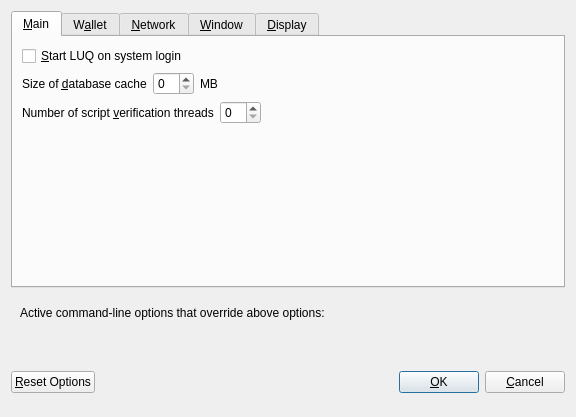
<?xml version="1.0" encoding="UTF-8"?>
<ui version="4.0">
 <class>OptionsDialog</class>
 <widget class="QDialog" name="OptionsDialog">
  <property name="geometry">
   <rect>
    <x>0</x>
    <y>0</y>
    <width>576</width>
    <height>417</height>
   </rect>
  </property>
  <property name="windowTitle">
   <string>Options</string>
  </property>
  <property name="modal">
   <bool>true</bool>
  </property>
  <layout class="QVBoxLayout" name="verticalLayout">
   <item>
    <widget class="QTabWidget" name="tabWidget">
     <property name="currentIndex">
      <number>0</number>
     </property>
     <widget class="QWidget" name="tabMain">
      <attribute name="title">
       <string>&amp;Main</string>
      </attribute>
      <layout class="QVBoxLayout" name="verticalLayout_Main">
       <item>
        <widget class="QCheckBox" name="bitcoinAtStartup">
         <property name="toolTip">
          <string>Automatically start LUQ after logging in to the system.</string>
         </property>
         <property name="text">
          <string>&amp;Start LUQ on system login</string>
         </property>
        </widget>
       </item>
       <item>
        <layout class="QHBoxLayout" name="horizontalLayout_2_Main">
         <item>
          <widget class="QLabel" name="databaseCacheLabel">
           <property name="text">
            <string>Size of &amp;database cache</string>
           </property>
           <property name="textFormat">
            <enum>Qt::PlainText</enum>
           </property>
           <property name="buddy">
            <cstring>databaseCache</cstring>
           </property>
          </widget>
         </item>
         <item>
          <widget class="QSpinBox" name="databaseCache"/>
         </item>
         <item>
          <widget class="QLabel" name="databaseCacheUnitLabel">
           <property name="text">
            <string>MB</string>
           </property>
           <property name="textFormat">
            <enum>Qt::PlainText</enum>
           </property>
          </widget>
         </item>
         <item>
          <spacer name="horizontalSpacer_2_Main">
           <property name="orientation">
            <enum>Qt::Horizontal</enum>
           </property>
           <property name="sizeHint" stdset="0">
            <size>
             <width>40</width>
             <height>20</height>
            </size>
           </property>
          </spacer>
         </item>
        </layout>
       </item>
       <item>
        <layout class="QHBoxLayout" name="horizontalLayout_3_Main">
         <item>
          <widget class="QLabel" name="threadsScriptVerifLabel">
           <property name="text">
            <string>Number of script &amp;verification threads</string>
           </property>
           <property name="textFormat">
            <enum>Qt::PlainText</enum>
           </property>
           <property name="buddy">
            <cstring>threadsScriptVerif</cstring>
           </property>
          </widget>
         </item>
         <item>
          <widget class="QSpinBox" name="threadsScriptVerif">
           <property name="toolTip">
            <string>(0 = auto, &lt;0 = leave that many cores free)</string>
           </property>
          </widget>
         </item>
         <item>
          <spacer name="horizontalSpacer_3_Main">
           <property name="orientation">
            <enum>Qt::Horizontal</enum>
           </property>
           <property name="sizeHint" stdset="0">
            <size>
             <width>40</width>
             <height>20</height>
            </size>
           </property>
          </spacer>
         </item>
        </layout>
       </item>
       <item>
        <spacer name="verticalSpacer_Main">
         <property name="orientation">
          <enum>Qt::Vertical</enum>
         </property>
         <property name="sizeHint" stdset="0">
          <size>
           <width>20</width>
           <height>40</height>
          </size>
         </property>
        </spacer>
       </item>
      </layout>
     </widget>
     <widget class="QWidget" name="tabWallet">
      <attribute name="title">
       <string>W&amp;allet</string>
      </attribute>
      <layout class="QVBoxLayout" name="verticalLayout_Wallet">
       <item>
        <widget class="QGroupBox" name="groupBox">
         <property name="title">
          <string>Expert</string>
         </property>
         <layout class="QVBoxLayout" name="verticalLayout_2">
          <item>
           <widget class="QCheckBox" name="coinControlFeatures">
            <property name="toolTip">
             <string>Whether to show coin control features or not.</string>
            </property>
            <property name="text">
             <string>Enable coin &amp;control features</string>
            </property>
           </widget>
          </item>
          <item>
           <widget class="QCheckBox" name="showMasternodesTab">
            <property name="toolTip">
             <string>Show additional tab listing all your masternodes in first sub-tab&lt;br/&gt;and all masternodes on the network in second sub-tab.</string>
            </property>
            <property name="text">
             <string>Show Masternodes Tab</string>
            </property>
           </widget>
          </item>
          <item>
           <widget class="QCheckBox" name="spendZeroConfChange">
            <property name="toolTip">
             <string>If you disable the spending of unconfirmed change, the change from a transaction&lt;br/&gt;cannot be used until that transaction has at least one confirmation.&lt;br/&gt;This also affects how your balance is computed.</string>
            </property>
            <property name="text">
             <string>&amp;Spend unconfirmed change</string>
            </property>
           </widget>
          </item>
         </layout>
        </widget>
       </item>
       <item>
        <spacer name="verticalSpacer_Wallet">
         <property name="orientation">
          <enum>Qt::Vertical</enum>
         </property>
         <property name="sizeHint" stdset="0">
          <size>
           <width>20</width>
           <height>40</height>
          </size>
         </property>
        </spacer>
       </item>
      </layout>
     </widget>
     <widget class="QWidget" name="tabNetwork">
      <attribute name="title">
       <string>&amp;Network</string>
      </attribute>
      <layout class="QVBoxLayout" name="verticalLayout_Network">
       <item>
        <widget class="QCheckBox" name="mapPortUpnp">
         <property name="toolTip">
          <string>Automatically open the LUQ client port on the router. This only works when your router supports UPnP and it is enabled.</string>
         </property>
         <property name="text">
          <string>Map port using &amp;UPnP</string>
         </property>
        </widget>
       </item>
       <item>
        <widget class="QCheckBox" name="allowIncoming">
         <property name="toolTip">
          <string>Accept connections from outside</string>
         </property>
         <property name="text">
          <string>Allow incoming connections</string>
         </property>
        </widget>
       </item>
       <item>
        <widget class="QCheckBox" name="connectSocks">
         <property name="toolTip">
          <string>Connect to the LUQ network through a SOCKS5 proxy.</string>
         </property>
         <property name="text">
          <string>&amp;Connect through SOCKS5 proxy (default proxy):</string>
         </property>
        </widget>
       </item>
       <item>
        <layout class="QHBoxLayout" name="horizontalLayout_1_Network">
         <item>
          <widget class="QLabel" name="proxyIpLabel">
           <property name="text">
            <string>Proxy &amp;IP:</string>
           </property>
           <property name="textFormat">
            <enum>Qt::PlainText</enum>
           </property>
           <property name="buddy">
            <cstring>proxyIp</cstring>
           </property>
          </widget>
         </item>
         <item>
          <widget class="QValidatedLineEdit" name="proxyIp">
           <property name="minimumSize">
            <size>
             <width>140</width>
             <height>0</height>
            </size>
           </property>
           <property name="maximumSize">
            <size>
             <width>140</width>
             <height>16777215</height>
            </size>
           </property>
           <property name="toolTip">
            <string>IP address of the proxy (e.g. IPv4: 127.0.0.1 / IPv6: ::1)</string>
           </property>
          </widget>
         </item>
         <item>
          <widget class="QLabel" name="proxyPortLabel">
           <property name="text">
            <string>&amp;Port:</string>
           </property>
           <property name="textFormat">
            <enum>Qt::PlainText</enum>
           </property>
           <property name="buddy">
            <cstring>proxyPort</cstring>
           </property>
          </widget>
         </item>
         <item>
          <widget class="QLineEdit" name="proxyPort">
           <property name="minimumSize">
            <size>
             <width>55</width>
             <height>0</height>
            </size>
           </property>
           <property name="maximumSize">
            <size>
             <width>55</width>
             <height>16777215</height>
            </size>
           </property>
           <property name="toolTip">
            <string>Port of the proxy (e.g. 9050)</string>
           </property>
          </widget>
         </item>
         <item>
          <spacer name="horizontalSpacer_1_Network">
           <property name="orientation">
            <enum>Qt::Horizontal</enum>
           </property>
           <property name="sizeHint" stdset="0">
            <size>
             <width>40</width>
             <height>20</height>
            </size>
           </property>
          </spacer>
         </item>
        </layout>
       </item>
       <item>
        <spacer name="verticalSpacer_Network">
         <property name="orientation">
          <enum>Qt::Vertical</enum>
         </property>
         <property name="sizeHint" stdset="0">
          <size>
           <width>20</width>
           <height>40</height>
          </size>
         </property>
        </spacer>
       </item>
      </layout>
     </widget>
     <widget class="QWidget" name="tabWindow">
      <attribute name="title">
       <string>&amp;Window</string>
      </attribute>
      <layout class="QVBoxLayout" name="verticalLayout_Window">
       <item>
        <widget class="QCheckBox" name="minimizeToTray">
         <property name="toolTip">
          <string>Show only a tray icon after minimizing the window.</string>
         </property>
         <property name="text">
          <string>&amp;Minimize to the tray instead of the taskbar</string>
         </property>
        </widget>
       </item>
       <item>
        <widget class="QCheckBox" name="minimizeOnClose">
         <property name="toolTip">
          <string>Minimize instead of exit the application when the window is closed. When this option is enabled, the application will be closed only after selecting Quit in the menu.</string>
         </property>
         <property name="text">
          <string>M&amp;inimize on close</string>
         </property>
        </widget>
       </item>
       <item>
        <spacer name="verticalSpacer_Window">
         <property name="orientation">
          <enum>Qt::Vertical</enum>
         </property>
         <property name="sizeHint" stdset="0">
          <size>
           <width>20</width>
           <height>40</height>
          </size>
         </property>
        </spacer>
       </item>
      </layout>
     </widget>
     <widget class="QWidget" name="tabDisplay">
      <attribute name="title">
       <string>&amp;Display</string>
      </attribute>
      <layout class="QVBoxLayout" name="verticalLayout_Display">
       <item>
        <layout class="QHBoxLayout" name="horizontalLayout_1_Display">
         <item>
          <widget class="QLabel" name="langLabel">
           <property name="text">
            <string>User Interface &amp;language:</string>
           </property>
           <property name="textFormat">
            <enum>Qt::PlainText</enum>
           </property>
           <property name="buddy">
            <cstring>lang</cstring>
           </property>
          </widget>
         </item>
         <item>
          <widget class="QValueComboBox" name="lang">
           <property name="toolTip">
            <string>The user interface language can be set here. This setting will take effect after restarting LUQ.</string>
           </property>
          </widget>
         </item>
        </layout>
       </item>
       <item>
        <widget class="QLabel" name="label_3">
         <property name="toolTip">
          <string notr="true"/>
         </property>
         <property name="statusTip">
          <string notr="true"/>
         </property>
         <property name="whatsThis">
          <string notr="true"/>
         </property>
         <property name="accessibleName">
          <string notr="true"/>
         </property>
         <property name="text">
          <string>Language missing or translation incomplete? Help contributing translations here:
https://www.transifex.com/luq-project/luq-project-translations</string>
         </property>
         <property name="wordWrap">
          <bool>true</bool>
         </property>
         <property name="openExternalLinks">
          <bool>true</bool>
         </property>
         <property name="textInteractionFlags">
          <set>Qt::TextBrowserInteraction</set>
         </property>
        </widget>
       </item>
       <item>
        <layout class="QHBoxLayout" name="horizontalLayout_4_Display" stretch="0,0">
         <item>
          <widget class="QLabel" name="themeLabel">
           <property name="text">
            <string>User Interface Theme:</string>
           </property>
          </widget>
         </item>
         <item>
          <widget class="QValueComboBox" name="theme"/>
         </item>
        </layout>
       </item>
       <item>
        <widget class="Line" name="line">
         <property name="orientation">
          <enum>Qt::Horizontal</enum>
         </property>
        </widget>
       </item>
       <item>
        <layout class="QHBoxLayout" name="horizontalLayout_2_Display">
         <item>
          <widget class="QLabel" name="unitLabel">
           <property name="text">
            <string>&amp;Unit to show amounts in:</string>
           </property>
           <property name="textFormat">
            <enum>Qt::PlainText</enum>
           </property>
           <property name="buddy">
            <cstring>unit</cstring>
           </property>
          </widget>
         </item>
         <item>
          <widget class="QValueComboBox" name="unit">
           <property name="toolTip">
            <string>Choose the default subdivision unit to show in the interface and when sending coins.</string>
           </property>
          </widget>
         </item>
        </layout>
       </item>
       <item>
        <layout class="QHBoxLayout" name="horizontalLayout_5_Display">
         <item>
          <widget class="QLabel" name="digitsLabel">
           <property name="text">
            <string>Decimal digits</string>
           </property>
          </widget>
         </item>
         <item>
          <widget class="QValueComboBox" name="digits"/>
         </item>
        </layout>
       </item>
       <item>
        <layout class="QHBoxLayout" name="horizontalLayout_3_Display">
         <item>
          <widget class="QLabel" name="thirdPartyTxUrlsLabel">
           <property name="toolTip">
            <string>Third party URLs (e.g. a block explorer) that appear in the transactions tab as context menu items. %s in the URL is replaced by transaction hash. Multiple URLs are separated by vertical bar |.</string>
           </property>
           <property name="text">
            <string>Third party transaction URLs</string>
           </property>
           <property name="buddy">
            <cstring>thirdPartyTxUrls</cstring>
           </property>
          </widget>
         </item>
         <item>
          <widget class="QLineEdit" name="thirdPartyTxUrls">
           <property name="toolTip">
            <string>Third party URLs (e.g. a block explorer) that appear in the transactions tab as context menu items. %s in the URL is replaced by transaction hash. Multiple URLs are separated by vertical bar |.</string>
           </property>
          </widget>
         </item>
        </layout>
       </item>
       <item>
        <spacer name="verticalSpacer">
         <property name="orientation">
          <enum>Qt::Vertical</enum>
         </property>
         <property name="sizeHint" stdset="0">
          <size>
           <width>20</width>
           <height>40</height>
          </size>
         </property>
        </spacer>
       </item>
      </layout>
     </widget>
    </widget>
   </item>
   <item>
    <widget class="QFrame" name="frame">
     <layout class="QVBoxLayout" name="verticalLayout_Bottom">
      <item>
       <layout class="QHBoxLayout" name="horizontalLayout_Bottom">
        <item>
         <widget class="QLabel" name="overriddenByCommandLineInfoLabel">
          <property name="text">
           <string>Active command-line options that override above options:</string>
          </property>
          <property name="textFormat">
           <enum>Qt::PlainText</enum>
          </property>
         </widget>
        </item>
        <item>
         <spacer name="horizontalSpacer_Bottom">
          <property name="orientation">
           <enum>Qt::Horizontal</enum>
          </property>
          <property name="sizeHint" stdset="0">
           <size>
            <width>40</width>
            <height>20</height>
           </size>
          </property>
         </spacer>
        </item>
       </layout>
      </item>
      <item>
       <widget class="QLabel" name="overriddenByCommandLineLabel">
        <property name="text">
         <string/>
        </property>
        <property name="textFormat">
         <enum>Qt::PlainText</enum>
        </property>
        <property name="wordWrap">
         <bool>true</bool>
        </property>
       </widget>
      </item>
     </layout>
    </widget>
   </item>
   <item>
    <layout class="QHBoxLayout" name="horizontalLayout_Buttons">
     <item>
      <widget class="QPushButton" name="resetButton">
       <property name="toolTip">
        <string>Reset all client options to default.</string>
       </property>
       <property name="text">
        <string>&amp;Reset Options</string>
       </property>
       <property name="autoDefault">
        <bool>false</bool>
       </property>
      </widget>
     </item>
     <item>
      <spacer name="horizontalSpacer_1">
       <property name="orientation">
        <enum>Qt::Horizontal</enum>
       </property>
       <property name="sizeHint" stdset="0">
        <size>
         <width>40</width>
         <height>48</height>
        </size>
       </property>
      </spacer>
     </item>
     <item>
      <widget class="QLabel" name="statusLabel">
       <property name="minimumSize">
        <size>
         <width>200</width>
         <height>0</height>
        </size>
       </property>
       <property name="font">
        <font>
         <weight>75</weight>
         <bold>true</bold>
        </font>
       </property>
       <property name="text">
        <string/>
       </property>
       <property name="textFormat">
        <enum>Qt::PlainText</enum>
       </property>
       <property name="wordWrap">
        <bool>true</bool>
       </property>
      </widget>
     </item>
     <item>
      <spacer name="horizontalSpacer_2">
       <property name="orientation">
        <enum>Qt::Horizontal</enum>
       </property>
       <property name="sizeHint" stdset="0">
        <size>
         <width>40</width>
         <height>48</height>
        </size>
       </property>
      </spacer>
     </item>
     <item>
      <widget class="QPushButton" name="okButton">
       <property name="text">
        <string>&amp;OK</string>
       </property>
       <property name="autoDefault">
        <bool>false</bool>
       </property>
       <property name="default">
        <bool>true</bool>
       </property>
      </widget>
     </item>
     <item>
      <widget class="QPushButton" name="cancelButton">
       <property name="text">
        <string>&amp;Cancel</string>
       </property>
       <property name="autoDefault">
        <bool>false</bool>
       </property>
      </widget>
     </item>
    </layout>
   </item>
  </layout>
 </widget>
 <customwidgets>
  <customwidget>
   <class>QValidatedLineEdit</class>
   <extends>QLineEdit</extends>
   <header>qvalidatedlineedit.h</header>
  </customwidget>
  <customwidget>
   <class>QValueComboBox</class>
   <extends>QComboBox</extends>
   <header>qvaluecombobox.h</header>
  </customwidget>
 </customwidgets>
 <resources/>
 <connections/>
</ui>
